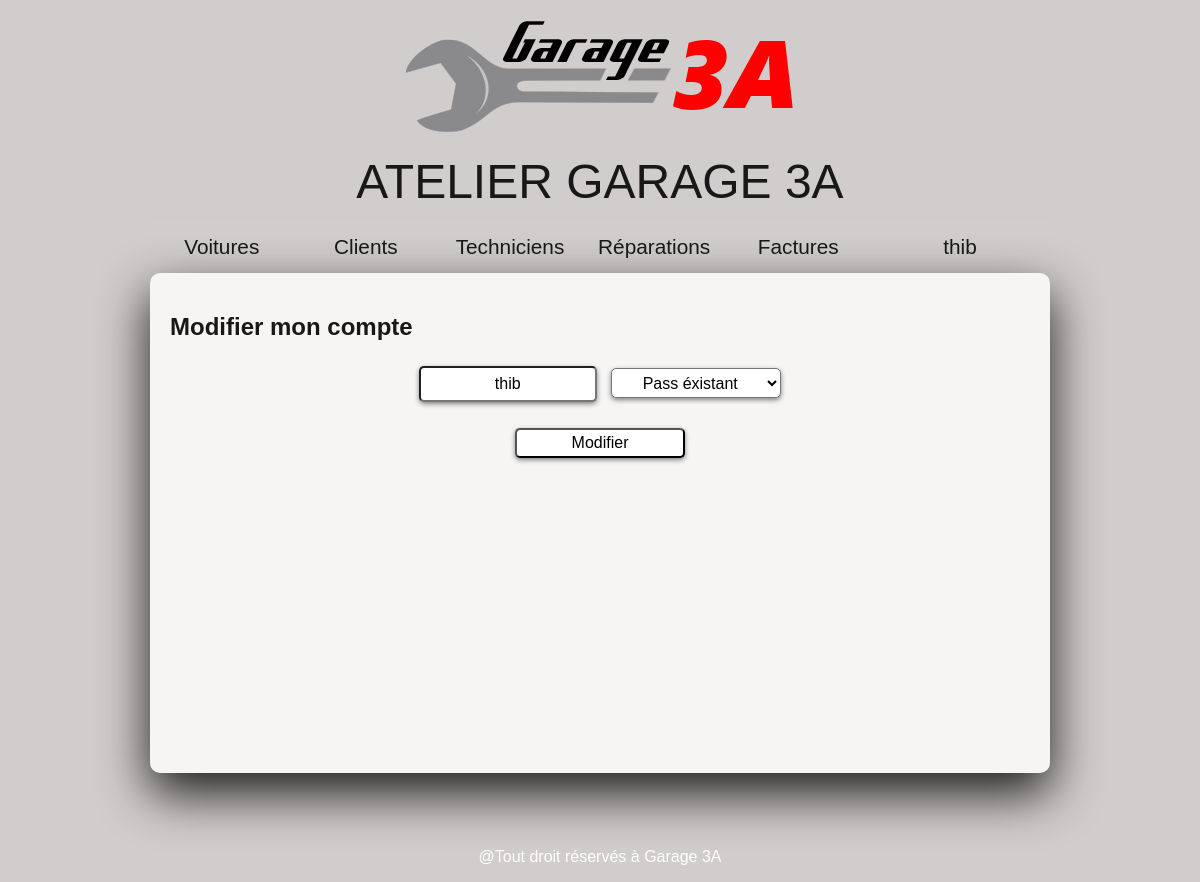
The app's page /?page=monCompte (signed in), older data.
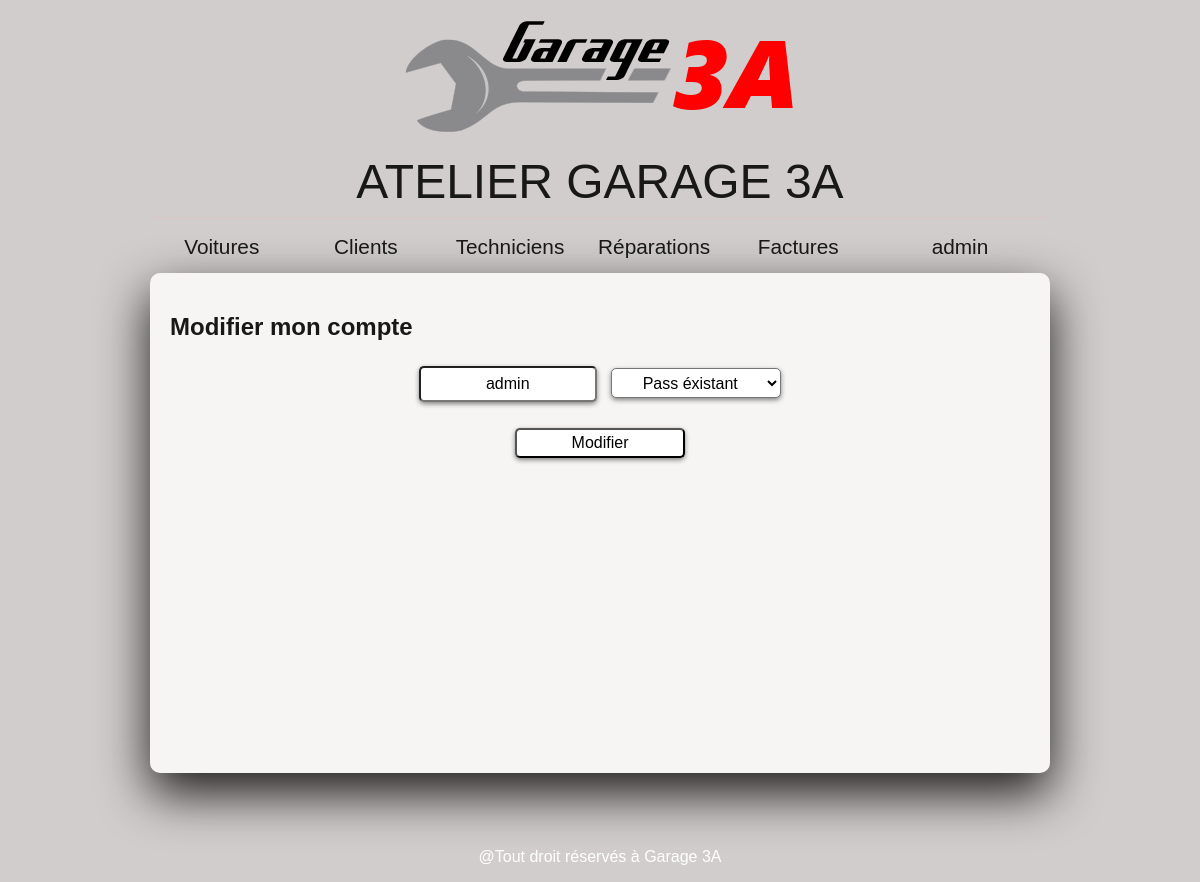
The same page, newer data.
### tables this page shows
CREATE TABLE IF NOT EXISTS `utilisateurs` (
  `id` int(11) NOT NULL AUTO_INCREMENT,
  `Pseudo` varchar(45) DEFAULT NULL,
  `Pass` varchar(45) DEFAULT NULL,
  `Privileges` int(11) DEFAULT NULL,
  PRIMARY KEY (`id`)
);

### application/common.php (called while the page is built, shortened)
<?php
require_once ROOT_PATH.'/application/objects/Utilisateur.class.php';
require_once ROOT_PATH.'/application/managers/UtilisateurManager.class.php';
require_once ROOT_PATH.'/application/controlers/UtilisateurControleur.class.php';
require_once ROOT_PATH.'/application/view/DisplayUtilisateur.class.php';
require_once ROOT_PATH.'/application/connexion.php';
try {
	$bdd = new PDO('mysql:host=localhost;dbname=atelier_garage', $identifiant, $motdepasse);
$utilisateurManager = new UtilisateurManager($bdd);
$utilisateurControleur = new UtilisateurControleur($utilisateurManager);
$displayUtilisateur = new DisplayUtilisateur($utilisateurControleur);
if( isset($_GET['page']) ){
	$page = $_GET['page'];
} else {
	$page = 'accueil';
}
switch($page){
	case 'monCompte':
		$out = $displayUtilisateur->monCompte();
		break;
}
require_once ROOT_PATH.'/application/templates/skeleton.phtml';
} catch(PDOException $e) {
	$titre = 'erreur';
	$out = $e->getMessage().'<br />'.print_r($bdd->errorInfo(), true);
	require_once ROOT_PATH.'/application/templates/skeleton.phtml';
}
?>

### public/index.php (called while the page is built, shortened)
<?php
require_once ROOT_PATH . '/application/common.php';
?>

### application/controlers/UtilisateurControleur.class.php (called while the page is built, shortened)
<?php
class UtilisateurControleur{
	private $_utilisateurManager;
	public function __construct(UtilisateurManager $utilisateurManager){
		$this->_utilisateurManager=$utilisateurManager;
	}
	public function get($id){
		return $this->_utilisateurManager->get(htmlspecialchars($id));
	}
}
?>

### application/managers/UtilisateurManager.class.php (called while the page is built, shortened)
<?php
class UtilisateurManager
{
	private $_db;
	public function setDb($db){$this->_db = $db;}
	public function get($id)
	{
		$q = $this->_db->prepare('SELECT * FROM utilisateurs WHERE Id = :id');
    	$q->bindParam(':id', $id, PDO::PARAM_INT);
		$q->execute();
		$utilisateur = $q->fetch(PDO::FETCH_ASSOC);
		return empty($utilisateur) ? null : new Utilisateur($utilisateur);
	}
}

### application/objects/Utilisateur.class.php (called while the page is built, shortened)
<?php
class Utilisateur
{
	private $_pseudo;
	private $_pass;
	public function hydrate(array $donnees)
	{
		foreach($donnees as $key => $value)
		{
			$method='set'.ucfirst($key);
		}
	}
	public function pseudo(){return $this->_pseudo;}
	public function pass(){return $this->_pass;}
	public function setPseudo($pseudo){$this->_pseudo = $pseudo;}
	public function setPass($pass){$this->_pass = $pass;}
}
?>

### application/view/DisplayUtilisateur.class.php (the view, shortened to what this page needs)
<?php
class DisplayUtilisateur{
	private $_utilisateurControleur;
	public function __construct(UtilisateurControleur $utilisateurControleur){
		$this->_utilisateurControleur=$utilisateurControleur;
	}
	public function monCompte(){
		$out='';
		if (!empty($_SESSION['id']) AND ($_SESSION['Privileges']==3)){
			$utilisateur = $this->_utilisateurControleur->get($_SESSION['id']);
			if(!empty($utilisateur)){
				$out='	<h1>Modifier mon compte</h1>
						<div class="pageRecherche">
							<form action="?page=modifierUtilisateur" id="getListUtilisateurs_form" method="post" >
								<div class="table">
									<input hidden type="text" class="table-cell" name="monCompte" value="1"  required="required" >
									<input hidden type="text" class="table-cell" name="id" value="'.$utilisateur->id().'"  required="required" >
									<input type="text" class="table-cell" name="pseudo" placeholder="Pseudo : "  value="'.$utilisateur->pseudo().'"  required="required" >
									<select name="pass" required="required" >
										<option value="'.$utilisateur->pass().'" rel="none">Pass éxistant</option>
										<option value="" rel="newpass">New Password</option>
									</select>
									<input hidden type="text" class="table-cell" name="privileges" value="'.$utilisateur->privileges().'"  required="required" >
									<div rel="newpass"><input type="text" class="table-cell" name="newpass" placeholder="New Pass : "  required="required" ></div>
								</div>
								<p><input type="submit" class="ok" name="Modifier" value="Modifier"></p>
							</form>
						</div>';
			}else{
				$out='Cet utilisateur n\'existe pas';
			}
		}else{
			$out='Vous ne devriez pas être ici';
		}
		return $out;
	}
}
?>

### application/templates/skeleton.phtml (shortened to what this page needs)
<!DOCTYPE html>
<html>
    <head>
        <link rel="stylesheet" href="style.css" />
    </head>
    <body>
        <div id="bloc_page">
<?php
	include("header.php");
	echo '<section class="contenu">'.$out.'</section>';
	include("footer.php");
?>
		</div>
    </body>
</html>

### application/templates/header.php
<header>
	<div id="titre_principal">
                 <a href="?"><img src="src/img/logo_garage.png" alt="Logo du garage" id="logo" /></a>
                 <h1>Atelier Garage 3A</h1>
	</div>
	<nav id="navigation">
		<ul>
			<li><a href="?page=afficherVoitures">Voitures</a></li>
			<li><a href="?page=afficherClients">Clients</a></li>
			<li><a href="?page=afficherTechniciens">Techniciens</a></li>
			<li><a href="?page=afficherRepares">Réparations</a></li>
			<li><a href="?page=afficherFactures">Factures</a></li>
		</ul>
	</nav>
	<nav id="utilisateur">
		<ul>
			<?php
			if (!empty($_SESSION['pseudo'])) {
				echo ('<li><a href=#>'.$_SESSION['pseudo'].'</a>
							<ul>
								<li><a href="?page=monCompte">Mon Compte</a></li>
								<li><a href="?page=deconnexion">Déconnexion</a></li>
							</ul>
						</li>');
			} else {
				echo ('<li><a href=?page=connexion_form>Connexion</a></li>');
			}
			?>
		</ul>
	</nav>
         </header>

### application/templates/footer.php
<footer>
<p>@Tout droit réservés à Garage 3A</p>
</footer>

### public/style.css (style rules this page uses)
body { background-color: #D0CDCC; background-attachment : fixed; background-size:auto 100%; background-repeat : no-repeat; background-position : bottom right; font-family: 'Trebuchet MS', Arial, sans-serif; color: #181818; }
#bloc_page { width: 900px; margin: auto; }
header { height: 265px; }
#titre_principal { background: url('src/img/separateur.png') repeat-x bottom; text-align: center; width: 100%; }
header h1 { font-size: 3em; font-weight: normal; display: inline-block; width : 100%; margin : 10px 0; text-transform: uppercase; }
#navigation { display: inline-block; width: 80%; text-align : center; vertical-align : top; margin-bottom : auto; }
#navigation > ul { list-style-type: none; padding : 0; }
#navigation > ul > li { display: inline-block; width : 19.4%; }
#navigation a { font-size: 1.3em; color: #181818; padding-bottom: 3px; text-decoration: none; }
#utilisateur { display : inline-block; padding:0; margin:0; list-style:none; text-align: center; width: 19%; }
#utilisateur ul { padding:0; list-style:none; text-align: center; }
#utilisateur a { font-size: 1.3em; display:block; text-decoration: none; color: #181818; padding-bottom: 3px; }
#utilisateur ul li a, #menu-accordeon li:hover li a { font-size:1.3em }
#utilisateur ul li:last-child { border-radius: 0 0 6px 6px; border:none; }
footer { text-align: center; color: white; margin-top: 75px; }
.contenu { width: 860px; min-height: 460px; padding : 20px; vertical-align: top; border-radius: 10px; background-color: #f7f5f3; box-shadow: 0px 20px 50px #1c1a19; }
.pageRecherche > form, table { width : 100%; text-align : center; }
.pageRecherche input, select { height: 30px; width : 170px; font-size: 1em; box-shadow: 0px 2px 5px grey; border-radius: 5px; text-align: center; margin : 5px; background-color : white; }

Row changes from the older to the newer data that the page shows:
changed utilisateurs: pseudo "thib" → "admin"
Text that changed along with them:
$_SESSION['pseudo']: "thib" → "admin"
